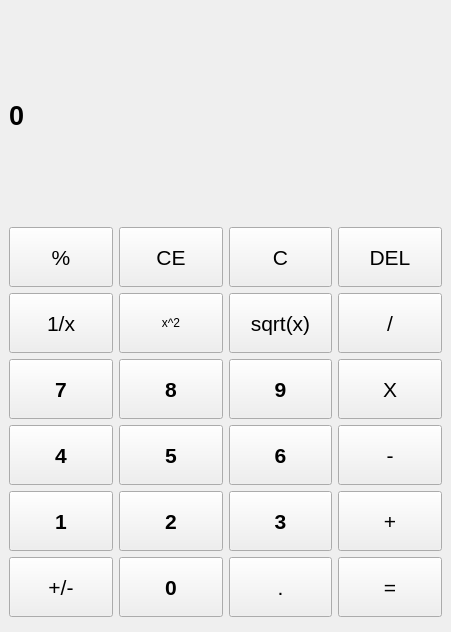
<?xml version="1.0" encoding="UTF-8"?>
<ui version="4.0">
 <class>MainWindow</class>
 <widget class="QMainWindow" name="MainWindow">
  <property name="geometry">
   <rect>
    <x>0</x>
    <y>0</y>
    <width>451</width>
    <height>632</height>
   </rect>
  </property>
  <property name="windowTitle">
   <string>MainWindow</string>
  </property>
  <widget class="QWidget" name="centralwidget">
   <layout class="QVBoxLayout" name="verticalLayout">
    <item>
     <widget class="QLabel" name="label_result">
      <property name="maximumSize">
       <size>
        <width>16777215</width>
        <height>200</height>
       </size>
      </property>
      <property name="font">
       <font>
        <pointsize>20</pointsize>
        <weight>75</weight>
        <bold>true</bold>
       </font>
      </property>
      <property name="text">
       <string>0</string>
      </property>
     </widget>
    </item>
    <item>
     <layout class="QGridLayout" name="gridLayout">
      <property name="sizeConstraint">
       <enum>QLayout::SetDefaultConstraint</enum>
      </property>
      <item row="4" column="2">
       <widget class="QPushButton" name="pushButton_6">
        <property name="minimumSize">
         <size>
          <width>60</width>
          <height>60</height>
         </size>
        </property>
        <property name="font">
         <font>
          <pointsize>16</pointsize>
          <weight>75</weight>
          <bold>true</bold>
         </font>
        </property>
        <property name="text">
         <string>6</string>
        </property>
       </widget>
      </item>
      <item row="4" column="1">
       <widget class="QPushButton" name="pushButton_5">
        <property name="minimumSize">
         <size>
          <width>60</width>
          <height>60</height>
         </size>
        </property>
        <property name="font">
         <font>
          <pointsize>16</pointsize>
          <weight>75</weight>
          <bold>true</bold>
         </font>
        </property>
        <property name="text">
         <string>5</string>
        </property>
       </widget>
      </item>
      <item row="1" column="2">
       <widget class="QPushButton" name="pushButton_C">
        <property name="minimumSize">
         <size>
          <width>60</width>
          <height>60</height>
         </size>
        </property>
        <property name="font">
         <font>
          <pointsize>16</pointsize>
         </font>
        </property>
        <property name="text">
         <string>C</string>
        </property>
       </widget>
      </item>
      <item row="2" column="3">
       <widget class="QPushButton" name="pushButton_div">
        <property name="minimumSize">
         <size>
          <width>60</width>
          <height>60</height>
         </size>
        </property>
        <property name="font">
         <font>
          <pointsize>16</pointsize>
         </font>
        </property>
        <property name="text">
         <string>/</string>
        </property>
       </widget>
      </item>
      <item row="1" column="3">
       <widget class="QPushButton" name="pushButton_DEL">
        <property name="minimumSize">
         <size>
          <width>60</width>
          <height>60</height>
         </size>
        </property>
        <property name="font">
         <font>
          <pointsize>16</pointsize>
         </font>
        </property>
        <property name="text">
         <string>DEL</string>
        </property>
       </widget>
      </item>
      <item row="5" column="2">
       <widget class="QPushButton" name="pushButton_3">
        <property name="minimumSize">
         <size>
          <width>60</width>
          <height>60</height>
         </size>
        </property>
        <property name="font">
         <font>
          <pointsize>16</pointsize>
          <weight>75</weight>
          <bold>true</bold>
         </font>
        </property>
        <property name="text">
         <string>3</string>
        </property>
       </widget>
      </item>
      <item row="6" column="1">
       <widget class="QPushButton" name="pushButton_0">
        <property name="minimumSize">
         <size>
          <width>60</width>
          <height>60</height>
         </size>
        </property>
        <property name="font">
         <font>
          <pointsize>16</pointsize>
          <weight>75</weight>
          <bold>true</bold>
         </font>
        </property>
        <property name="text">
         <string>0</string>
        </property>
       </widget>
      </item>
      <item row="3" column="0">
       <widget class="QPushButton" name="pushButton_7">
        <property name="minimumSize">
         <size>
          <width>60</width>
          <height>60</height>
         </size>
        </property>
        <property name="font">
         <font>
          <pointsize>16</pointsize>
          <weight>75</weight>
          <bold>true</bold>
         </font>
        </property>
        <property name="text">
         <string>7</string>
        </property>
       </widget>
      </item>
      <item row="2" column="2">
       <widget class="QPushButton" name="pushButton_80">
        <property name="minimumSize">
         <size>
          <width>60</width>
          <height>60</height>
         </size>
        </property>
        <property name="font">
         <font>
          <pointsize>16</pointsize>
         </font>
        </property>
        <property name="text">
         <string>sqrt(x)</string>
        </property>
       </widget>
      </item>
      <item row="6" column="2">
       <widget class="QPushButton" name="pushButton_fraction">
        <property name="minimumSize">
         <size>
          <width>60</width>
          <height>60</height>
         </size>
        </property>
        <property name="font">
         <font>
          <pointsize>16</pointsize>
         </font>
        </property>
        <property name="text">
         <string>.</string>
        </property>
       </widget>
      </item>
      <item row="4" column="0">
       <widget class="QPushButton" name="pushButton_4">
        <property name="minimumSize">
         <size>
          <width>60</width>
          <height>60</height>
         </size>
        </property>
        <property name="font">
         <font>
          <pointsize>16</pointsize>
          <weight>75</weight>
          <bold>true</bold>
         </font>
        </property>
        <property name="text">
         <string>4</string>
        </property>
       </widget>
      </item>
      <item row="2" column="1">
       <widget class="QPushButton" name="pushButton_999">
        <property name="minimumSize">
         <size>
          <width>60</width>
          <height>60</height>
         </size>
        </property>
        <property name="text">
         <string>x^2</string>
        </property>
       </widget>
      </item>
      <item row="3" column="3">
       <widget class="QPushButton" name="pushButton_mult">
        <property name="minimumSize">
         <size>
          <width>60</width>
          <height>60</height>
         </size>
        </property>
        <property name="font">
         <font>
          <pointsize>16</pointsize>
         </font>
        </property>
        <property name="text">
         <string>X</string>
        </property>
       </widget>
      </item>
      <item row="1" column="0">
       <widget class="QPushButton" name="pushButton_percent">
        <property name="minimumSize">
         <size>
          <width>60</width>
          <height>60</height>
         </size>
        </property>
        <property name="font">
         <font>
          <pointsize>16</pointsize>
         </font>
        </property>
        <property name="text">
         <string>%</string>
        </property>
       </widget>
      </item>
      <item row="2" column="0">
       <widget class="QPushButton" name="pushButton_70">
        <property name="minimumSize">
         <size>
          <width>60</width>
          <height>60</height>
         </size>
        </property>
        <property name="font">
         <font>
          <pointsize>16</pointsize>
         </font>
        </property>
        <property name="text">
         <string>1/x</string>
        </property>
       </widget>
      </item>
      <item row="4" column="3">
       <widget class="QPushButton" name="pushButton_diff">
        <property name="minimumSize">
         <size>
          <width>60</width>
          <height>60</height>
         </size>
        </property>
        <property name="font">
         <font>
          <pointsize>16</pointsize>
         </font>
        </property>
        <property name="text">
         <string>-</string>
        </property>
       </widget>
      </item>
      <item row="3" column="2">
       <widget class="QPushButton" name="pushButton_9">
        <property name="minimumSize">
         <size>
          <width>60</width>
          <height>60</height>
         </size>
        </property>
        <property name="font">
         <font>
          <pointsize>16</pointsize>
          <weight>75</weight>
          <bold>true</bold>
         </font>
        </property>
        <property name="text">
         <string>9</string>
        </property>
       </widget>
      </item>
      <item row="5" column="0">
       <widget class="QPushButton" name="pushButton_1">
        <property name="minimumSize">
         <size>
          <width>60</width>
          <height>60</height>
         </size>
        </property>
        <property name="font">
         <font>
          <pointsize>16</pointsize>
          <weight>75</weight>
          <bold>true</bold>
         </font>
        </property>
        <property name="text">
         <string>1</string>
        </property>
       </widget>
      </item>
      <item row="5" column="3">
       <widget class="QPushButton" name="pushButton_sum">
        <property name="minimumSize">
         <size>
          <width>60</width>
          <height>60</height>
         </size>
        </property>
        <property name="font">
         <font>
          <pointsize>16</pointsize>
         </font>
        </property>
        <property name="text">
         <string>+</string>
        </property>
       </widget>
      </item>
      <item row="1" column="1">
       <widget class="QPushButton" name="pushButton_CE">
        <property name="minimumSize">
         <size>
          <width>60</width>
          <height>60</height>
         </size>
        </property>
        <property name="font">
         <font>
          <pointsize>16</pointsize>
         </font>
        </property>
        <property name="text">
         <string>CE</string>
        </property>
       </widget>
      </item>
      <item row="3" column="1">
       <widget class="QPushButton" name="pushButton_8">
        <property name="minimumSize">
         <size>
          <width>60</width>
          <height>60</height>
         </size>
        </property>
        <property name="font">
         <font>
          <pointsize>16</pointsize>
          <weight>75</weight>
          <bold>true</bold>
         </font>
        </property>
        <property name="text">
         <string>8</string>
        </property>
       </widget>
      </item>
      <item row="6" column="0">
       <widget class="QPushButton" name="pushButton_18">
        <property name="minimumSize">
         <size>
          <width>60</width>
          <height>60</height>
         </size>
        </property>
        <property name="font">
         <font>
          <pointsize>16</pointsize>
         </font>
        </property>
        <property name="text">
         <string>+/-</string>
        </property>
       </widget>
      </item>
      <item row="5" column="1">
       <widget class="QPushButton" name="pushButton_2">
        <property name="minimumSize">
         <size>
          <width>60</width>
          <height>60</height>
         </size>
        </property>
        <property name="font">
         <font>
          <pointsize>16</pointsize>
          <weight>75</weight>
          <bold>true</bold>
         </font>
        </property>
        <property name="text">
         <string>2</string>
        </property>
       </widget>
      </item>
      <item row="6" column="3">
       <widget class="QPushButton" name="pushButton_equals">
        <property name="minimumSize">
         <size>
          <width>60</width>
          <height>60</height>
         </size>
        </property>
        <property name="font">
         <font>
          <pointsize>16</pointsize>
         </font>
        </property>
        <property name="text">
         <string>=</string>
        </property>
       </widget>
      </item>
     </layout>
    </item>
   </layout>
  </widget>
 </widget>
 <resources/>
 <connections/>
</ui>
